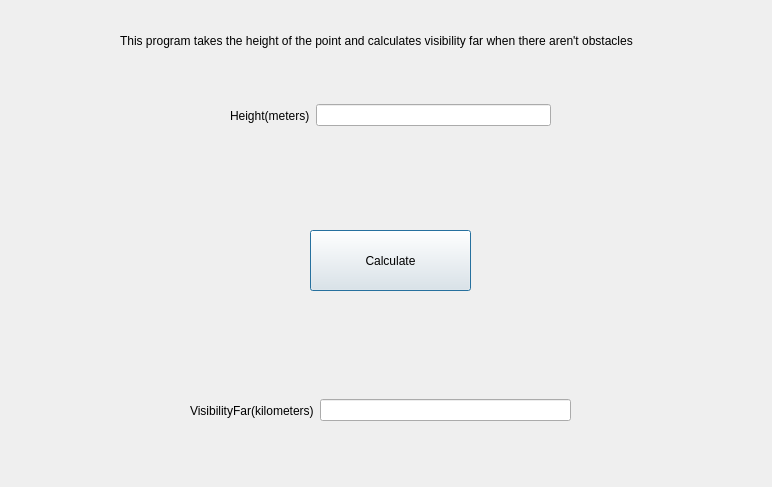
<?xml version="1.0" encoding="UTF-8"?>
<ui version="4.0">
 <class>Visibility</class>
 <widget class="QDialog" name="Visibility">
  <property name="geometry">
   <rect>
    <x>0</x>
    <y>0</y>
    <width>772</width>
    <height>487</height>
   </rect>
  </property>
  <property name="windowTitle">
   <string>Dialog</string>
  </property>
  <widget class="QLabel" name="label">
   <property name="geometry">
    <rect>
     <x>120</x>
     <y>10</y>
     <width>561</width>
     <height>61</height>
    </rect>
   </property>
   <property name="text">
    <string>This program takes the height of the point and calculates visibility far when there aren't obstacles</string>
   </property>
  </widget>
  <widget class="QPushButton" name="Calculate_Visibility">
   <property name="geometry">
    <rect>
     <x>310</x>
     <y>230</y>
     <width>161</width>
     <height>61</height>
    </rect>
   </property>
   <property name="text">
    <string>Calculate</string>
   </property>
  </widget>
  <widget class="QWidget" name="">
   <property name="geometry">
    <rect>
     <x>230</x>
     <y>90</y>
     <width>321</width>
     <height>51</height>
    </rect>
   </property>
   <layout class="QHBoxLayout" name="horizontalLayout">
    <item>
     <widget class="QLabel" name="label_2">
      <property name="text">
       <string>Height(meters)</string>
      </property>
     </widget>
    </item>
    <item>
     <widget class="QLineEdit" name="lineEdit_height"/>
    </item>
   </layout>
  </widget>
  <widget class="QWidget" name="">
   <property name="geometry">
    <rect>
     <x>190</x>
     <y>390</y>
     <width>381</width>
     <height>41</height>
    </rect>
   </property>
   <layout class="QHBoxLayout" name="horizontalLayout_2">
    <item>
     <widget class="QLabel" name="label_3">
      <property name="text">
       <string>VisibilityFar(kilometers)</string>
      </property>
     </widget>
    </item>
    <item>
     <widget class="QLineEdit" name="lineEdit_res"/>
    </item>
   </layout>
  </widget>
 </widget>
 <resources/>
 <connections/>
</ui>
